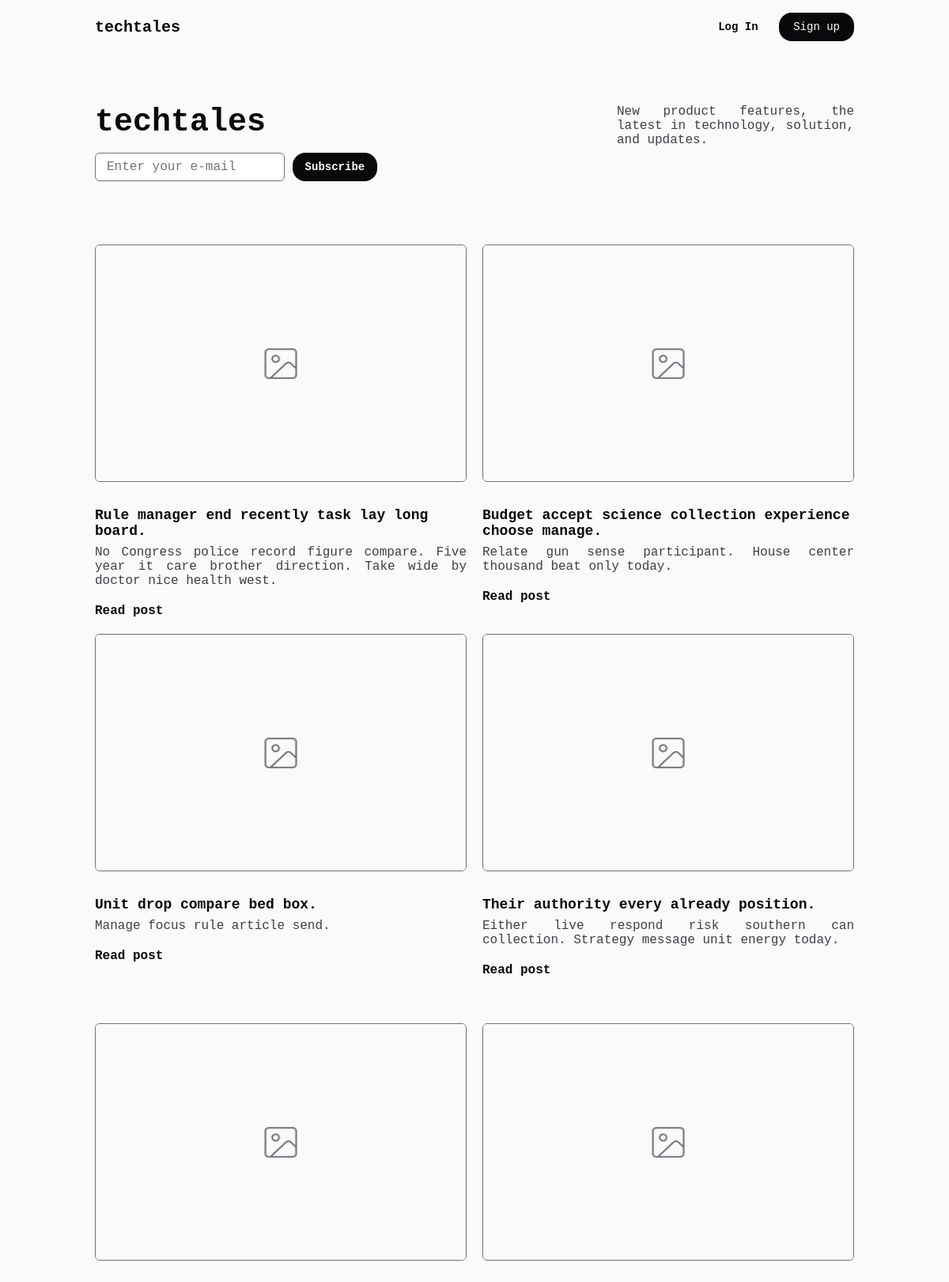
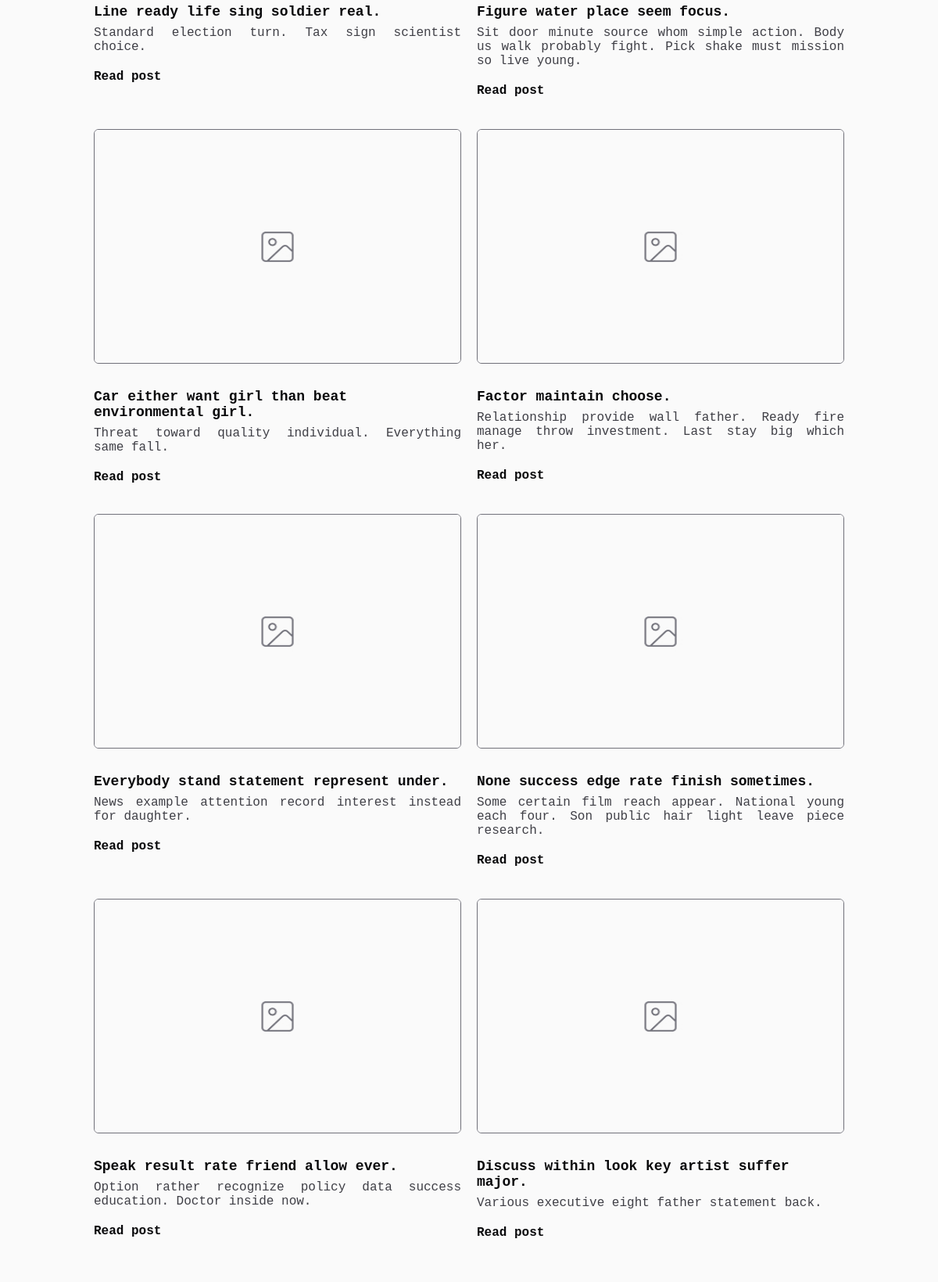
The page / (upper part) on the database its author committed (2 pictures, top to bottom).
### blog/models.py (models this page shows, shortened)
class BlogPost(models.Model):
    title = models.CharField(max_length=200)
    summary = models.TextField(max_length=400)
    content = models.TextField()
    published_date = models.DateTimeField(auto_now_add=True)
    featured_image = models.ImageField(upload_to='blog/static/imgs/', null=True, blank=True)

### blog/views.py (the view)
# urls.py: path('', views.index, name='index'),
def index(request):
    posts = BlogPost.objects.all()
    return render(request, 'index.html', {'posts': posts})

### blog/templates/index.html (shortened to what this page needs)
{% extends 'base.html' %}
{% block content %}
<section class="hero">
    <div class="form">
        <h1>techtales</h1>
        <form method="POST">
            <div>
                <input type="email" placeholder="Enter your e-mail" name="" id="" />
                <button type="submit">Subscribe</button>
            </div>
        </form>
    </div>
    <p>New product features, the latest in technology, solution, and updates.</p>
</section>
<section class="posts-wrapper">
{% for post in posts %}
<div class="blog">
    {% if post.featured_image %}
    <img src="{{ post.featured_image.url }}" alt="{{ post.title }}">
    {% else %}
    <img src="/blog/static/imgs/placeholder.jpg" alt="Imagem Padrão">
    {% endif %}
    <div class="info">
        <h3>
            <a href="{% url 'post_detail' post.id %}">{{ post.title }}</a>
        </h3>
        <p class="description">{{ post.summary }}</p>
        <a href="{% url 'post_detail' post.id %}">
            Read post
        </a>
    </div>
</div>
{% endfor %}
</section>
{% endblock %}

### blog/static/css/styles.css (style rules this page uses)
:root { --max-width: 1024px; }
*, *::after, *::before { margin: 0; padding: 0; box-sizing: border-box; }
html, body { width: 100%; min-height: 100vh; background-color: #fafafa; color: #09090b; }
body, button, input, textarea, option, select { font-family: monospace; font-size: 1rem; font-weight: 400; }
a { text-decoration: none; color: #09090b; }
body { max-width: var(--max-width); margin-inline: auto; }
.hero { display: flex; justify-content: space-between; padding-block: 3rem; }
.hero h1 { font-size: 2.5rem; }
.hero p { max-width: 300px; text-align: justify; color: #3f3f46; }
.hero .form { display: flex; flex-direction: column; gap: 1rem; }
.hero input { padding: .5rem .875rem; border: 1px solid #71717a; border-radius: 6px; }
.hero button { padding: .5rem .875rem; background-color: #09090b; color: #fafafa; border-radius: 16px; font-size: .875rem; font-weight: 700; border-color: transparent; }
.posts-wrapper { display: grid; grid-template-columns: repeat(2, minmax(0, 1fr)); grid-auto-rows: 1fr; gap: 1.25rem; margin-block: 2rem; }
.blog { display: flex; flex-direction: column; gap: 1rem; }
.blog img { width: 100%; height: 300px; border-radius: 6px; border: 1px solid #71717a; }
.blog .info { display: flex; flex-direction: column; gap: .25rem; }
.blog .info h3 { font-size: 1.125rem; margin-bottom: .25rem; }
.blog .info p, .blog-content > p { text-align: justify; color: #3f3f46; }
.blog .info a { font-weight: 700; display: flex; align-items: center; gap: .5rem; margin-top: 1rem; color: #09090b; }

### rows shown on the page
BlogPost: title "Rule manager end recently task lay long board.", summary "No Congress police record figure compare. Five year it care brother direction. Take wide by doctor nice health west."
BlogPost: title "Budget accept science collection experience choose manage.", summary "Relate gun sense participant. House center thousand beat only today."
BlogPost: featured_image (placeholder picture), title "Unit drop compare bed box.", summary "Manage focus rule article send."
BlogPost: featured_image (placeholder picture), title "Their authority every already position.", summary "Either live respond risk southern can collection. Strategy message unit energy today."
BlogPost: featured_image (placeholder picture), title "Line ready life sing soldier real.", summary "Standard election turn. Tax sign scientist choice."
BlogPost: featured_image (placeholder picture), title "Figure water place seem focus.", summary "Sit door minute source whom simple action. Body us walk probably fight. Pick shake must mission so live young."
BlogPost: featured_image (placeholder picture), title "Car either want girl than beat environmental girl.", summary "Threat toward quality individual. Everything same fall."
BlogPost: title "Factor maintain choose.", summary "Relationship provide wall father. Ready fire manage throw investment. Last stay big which her."
BlogPost: featured_image (placeholder picture), title "Everybody stand statement represent under.", summary "News example attention record interest instead for daughter."
BlogPost: title "None success edge rate finish sometimes.", summary "Some certain film reach appear. National young each four. Son public hair light leave piece research."
BlogPost: title "Speak result rate friend allow ever.", summary "Option rather recognize policy data success education. Doctor inside now."
BlogPost: title "Discuss within look key artist suffer major.", summary "Various executive eight father statement back."
